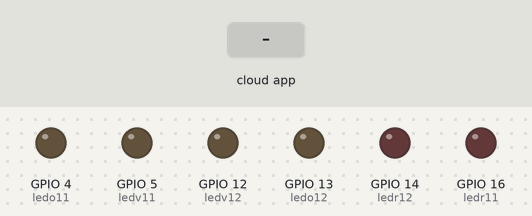
Bench run of a sketch on a simulated ESP8266 (NodeMCU). On the bench: output pins drawn as LEDs (lit = HIGH). The inputs (shaded band) are chosen by the test bench. WiFi joins after 1.5 s; servers stay silent unless stated; the Firebase database answers and starts empty; what the sketch prints to the serial monitor is not drawn.

Above: at 2.7 s.
2.8 s: the phone or cloud app sets Rouge to on
At 4.3 s:
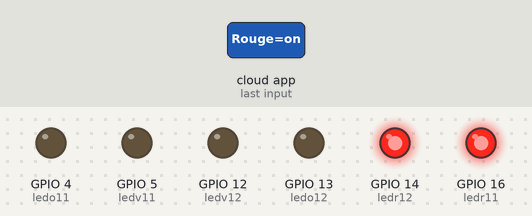
At 14.8 s:
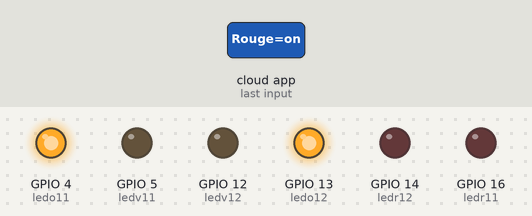
Timing chart, 0 to 15.4 s (numbered marks = the images above; inputs shaded):
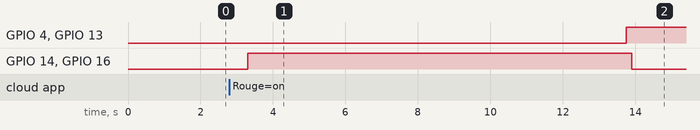

The sketch:

Examfb.ino
```cpp
// Load Wi-Fi library
#include <ESP8266WiFi.h>
#include <FirebaseArduino.h>

//liaison firebase
#define FIREBASE_HOST "leds-f5829-default-rtdb.firebaseio.com"
#define FIREBASE_AUTH "6zilH2j9iud2oUpRql1PaXkLHQfBpzKSMvaiR8wP"

//Replace with your network credentials
const char* ssid     = "AndroidZineb";
const char* password = "gupn23921";

// Set web server port number to 80
WiFiServer server(80);

// Variable to store the HTTP request
String header;

// Auxiliar variables to store the current output state
String ledrState = "off";
String ledvState = "off";
String ledoState = "off";

// Assign output variables to GPIO pins
const int ledr11 = 16;
const int ledv11 = 5;
const int ledo11 = 4;
const int ledr12 = 14;
const int ledv12 = 12;
const int ledo12 = 13;

// Current time
unsigned long currentTime = millis();
// Previous time
unsigned long previousTime = 0;
// Define timeout time in milliseconds (example: 2000ms = 2s)
const long timeoutTime = 2000;

void setup() {
  Serial.begin(115200);
  // Initialize the output variables as outputs
  pinMode(ledr11, OUTPUT);
  pinMode(ledv11, OUTPUT);
  pinMode(ledo11, OUTPUT);

   pinMode(ledr12, OUTPUT);
  pinMode(ledv12, OUTPUT);
  pinMode(ledo12, OUTPUT);

  // Set outputs to LOW
  digitalWrite(ledr11, LOW);
  digitalWrite(ledv11, LOW);
  digitalWrite(ledo11, LOW);

  digitalWrite(ledr12, LOW);
  digitalWrite(ledv12, LOW);
  digitalWrite(ledo12, LOW);
  // Connect to Wi-Fi network with SSID and password
  Serial.print("Connecting to ");
  Serial.println(ssid);
  WiFi.begin(ssid, password);
  while (WiFi.status() != WL_CONNECTED) {
    delay(500);
    Serial.print(".");
  }
  // Print local IP address and start web server
  Serial.println("");
  Serial.println("WiFi connected.");
  Serial.println("IP address: ");
  Serial.println(WiFi.localIP());
  server.begin();

  Firebase.begin(FIREBASE_HOST, FIREBASE_AUTH);

}

void loop(){
WiFiClient client = server.available();   // Listen for incoming clients

String redState = Firebase.getString("/Leds/Rouge");
String vertState = Firebase.getString("/Leds/Vert");
String orangeState = Firebase.getString("/Leds/Orange");

if (Firebase.failed()) {
      Serial.print("setting /message failed:");
      Serial.println(Firebase.error());
      return;
  }
if (Firebase.getString("/Leds/Rouge")== "on"){
while(true){
  digitalWrite(ledr11, HIGH);
  digitalWrite(ledr12, HIGH);
  Firebase.setString("/Leds/Rouge", "on");
  digitalWrite(ledv11, LOW);
  digitalWrite(ledv12, LOW);
  Firebase.setString("/Leds/Vert", "off");
  digitalWrite(ledo11, LOW);
  digitalWrite(ledo12, LOW);
  Firebase.setString("/Leds/Orange", "off");
  delay(10000);

  digitalWrite(ledo11, HIGH);
  digitalWrite(ledo12, HIGH);
  Firebase.setString("/Leds/Orange", "on");
  digitalWrite(ledr11, LOW);
  digitalWrite(ledr12, LOW);
  Firebase.setString("/Leds/Rouge", "off");
  digitalWrite(ledv11, LOW);
  digitalWrite(ledv12, LOW);
  Firebase.setString("/Leds/Vert", "off");
  delay(10000);

  digitalWrite(ledv11, HIGH);
  digitalWrite(ledv12, HIGH);
  Firebase.setString("/Leds/Vert", "on");
  digitalWrite(ledo11, LOW);
  digitalWrite(ledo12, LOW);
  Firebase.setString("/Leds/Orange", "off");
  digitalWrite(ledr11, LOW);
  digitalWrite(ledr12, LOW);
  Firebase.setString("/Leds/Rouge", "off");
  delay(10000);
}
}

}
```

Measured:
- after the input at 2.8 s, GPIO 4 (ledo11), GPIO 13 (ledo12): LOW → HIGH after 11.0 s; GPIO 14 (ledr12), GPIO 16 (ledr11): LOW → HIGH after 0.50 s, → LOW 10.6 s later
